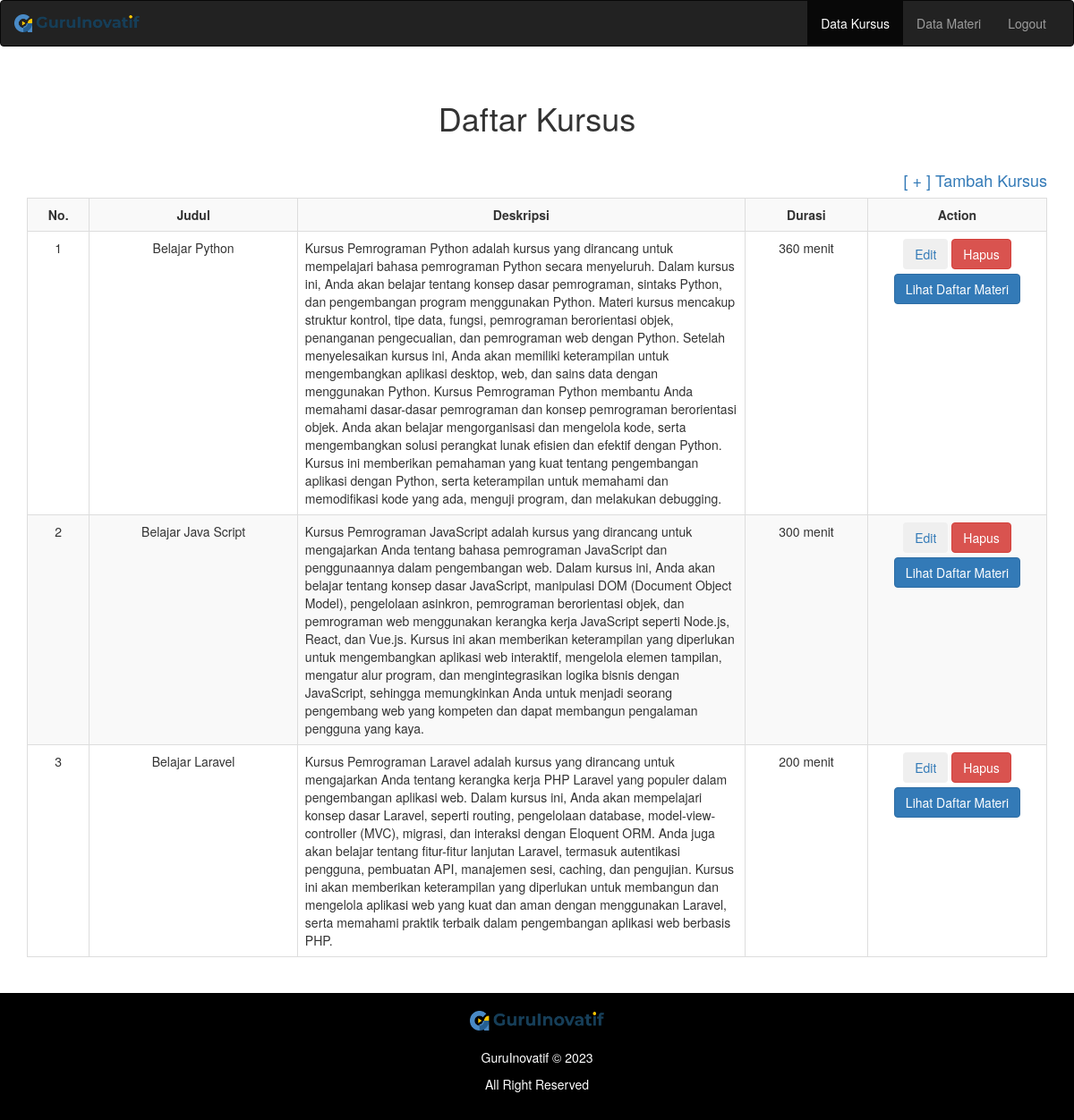
Page /index.php (signed in) on the committed database.
### tables this page shows
CREATE TABLE `kursus` (
  `id` int(11) NOT NULL AUTO_INCREMENT,
  `judul` varchar(1000) DEFAULT NULL,
  `deskripsi` varchar(5000) DEFAULT NULL,
  `durasi` varchar(100) DEFAULT NULL,
  PRIMARY KEY (`id`)
);

### function.php (called while the page is built, shortened)
<?php
$db = mysqli_connect("localhost", "root", "", "onlinecourse");
function query($query)
{
	global $db;
	$result = mysqli_query($db, $query);
	$rows = [];
	while ($row = mysqli_fetch_assoc($result)) {
		$rows[] = $row;
	}
	return $rows;
}
?>

### index.php (the view, shortened to what this page needs)
<?php
require 'function.php';
$data = query("SELECT * FROM kursus");
?>
<!DOCTYPE html>
<html lang="en">
<head>
    <link rel="stylesheet" href="bootstrap/css/bootstrap.min.css">
    <link rel="stylesheet" href="style.css">
</head>
<body>
        <nav class="navbar navbar-default navbar-inverse" >
            <div class="container-fluid">
                <div class="navbar-header">
                    <img src="img/logo.png" alt="" class="navbar-brand">
                </div>
                <div class="collapse navbar-collapse" id="example-1">
                    <ul class="nav navbar-nav navbar-right">
                        <li class="active"><a href="index.php">Data Kursus<span class="sr-only">(current)</span></a></li>
                        <li><a href="materi.php">Data Materi</a></li>
                        <li><a href="logout.php">Logout</a></li>
                    </ul>
		        </div>
            </div>
        </nav>
    <div class="container text-center">
        <div>
            <br>
            <h1>Daftar Kursus</h1>
            <br>
        </div>
            <div>
                <h4 class="text-right"><a href="insert_kursus.php">[ + ] Tambah Kursus</a></h4>
                <table border=1 class="table table-striped table-bordered">
                    <tr>
                        <th scope="col">No.</th>
                        <th>Judul</th>
                        <th>Deskripsi</th>
                        <th>Durasi</th>
                        <th>Action</th>
                    </tr>
                    <?php
                        $no=1;
                        foreach($data as $row){ ?>
                    <tr>
                            <td><?php echo $no++;?></td>
                            <td><?php echo $row['judul'];?></td>
                            <td class="text-left" width="500px"><?php echo $row['deskripsi'];?></td>
                            <td><?php echo $row['durasi'];?></td>
                            <td width="200px" >
                                <a href="edit_kursus.php?id=<?php echo $row['id'];?>">
                                    <button type="button" class="btn btn-secondary"> Edit </button>
                                </a>
                                <a href="delete_kursus.php?id=<?php echo $row['id'];?>">
                                    <button type="button" class="btn btn-danger"> Hapus </button>
                                </a>
                                <a href="detail_materi.php?id=<?php echo $row['id'];?>">
                                    <button style="margin-top:5px;" type="button" class="btn btn-primary"> Lihat Daftar Materi </button>
                                </a>
                            </td>
                    </tr>
                    <?php } ?>
                </table>
            </div>
    </div>
    <div class="footer footer-index text-center container-fluid" style="margin-top: 20px; background:black;">
        <img src="img/logo.png" width="150px" style="margin-top:20px;"/>
        <br><br>
        <p class="copyright" style="color:white;">GuruInovatif © 2023</p>
        <p style="color:white;">All Right Reserved</p>
        <br>
    </div>
</body>
</html>

### style.css (style rules this page uses)
table { margin-left: auto; margin-right: auto; }
td { position:relative; text-align: center; }
th { position:relative; text-align: center; }

### rows in the picture
kursus: judul "Belajar Python", deskripsi "Kursus Pemrograman Python adalah kursus yang dirancang untuk mempelajari bahasa pemrograman Python secara menyeluruh. Dalam kursus ini, Anda akan belajar tentang konsep dasar pemrograman, sintaks Python, dan pengembangan program menggunakan Python. Materi kursus mencakup struktur kontrol, tipe data, fungsi, pemrograman berorientasi objek, penanganan pengecualian, dan pemrograman web dengan Python. Setelah menyelesaikan kursus ini, Anda akan memiliki keterampilan untuk mengembangkan aplikasi desktop, web, dan sains data dengan menggunakan Python. Kursus Pemrograman Python membantu Anda memahami dasar-dasar pemrograman dan konsep pemrograman berorientasi objek. Anda akan belajar…", durasi "360 menit"
kursus: judul "Belajar Java Script", deskripsi "Kursus Pemrograman JavaScript adalah kursus yang dirancang untuk mengajarkan Anda tentang bahasa pemrograman JavaScript dan penggunaannya dalam pengembangan web. Dalam kursus ini, Anda akan belajar tentang konsep dasar JavaScript, manipulasi DOM (Document Object Model), pengelolaan asinkron, pemrograman berorientasi objek, dan pemrograman web menggunakan kerangka kerja JavaScript seperti Node.js, React, dan Vue.js. Kursus ini akan memberikan keterampilan yang diperlukan untuk mengembangkan aplikasi web interaktif, mengelola elemen tampilan, mengatur alur program, dan mengintegrasikan logika bisnis dengan JavaScript, sehingga memungkinkan Anda untuk menjadi seorang pengembang web yang…", durasi "300 menit"
kursus: judul "Belajar Laravel", deskripsi "Kursus Pemrograman Laravel adalah kursus yang dirancang untuk mengajarkan Anda tentang kerangka kerja PHP Laravel yang populer dalam pengembangan aplikasi web. Dalam kursus ini, Anda akan mempelajari konsep dasar Laravel, seperti routing, pengelolaan database, model-view-controller (MVC), migrasi, dan interaksi dengan Eloquent ORM. Anda juga akan belajar tentang fitur-fitur lanjutan Laravel, termasuk autentikasi pengguna, pembuatan API, manajemen sesi, caching, dan pengujian. Kursus ini akan memberikan keterampilan yang diperlukan untuk membangun dan mengelola aplikasi web yang kuat dan aman dengan menggunakan Laravel, serta memahami praktik terbaik dalam pengembangan aplikasi web berbasis…", durasi "200 menit"
